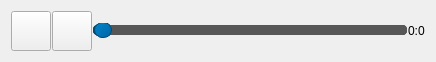
<?xml version="1.0" encoding="UTF-8"?>
<ui version="4.0">
 <class>Form</class>
 <widget class="QWidget" name="Form">
  <property name="geometry">
   <rect>
    <x>0</x>
    <y>0</y>
    <width>436</width>
    <height>58</height>
   </rect>
  </property>
  <property name="windowTitle">
   <string>Form</string>
  </property>
  <property name="styleSheet">
   <string notr="true"/>
  </property>
  <layout class="QHBoxLayout" name="horizontalLayout">
   <property name="spacing">
    <number>1</number>
   </property>
   <item>
    <widget class="QPushButton" name="delete_button">
     <property name="sizePolicy">
      <sizepolicy hsizetype="Fixed" vsizetype="Fixed">
       <horstretch>0</horstretch>
       <verstretch>0</verstretch>
      </sizepolicy>
     </property>
     <property name="minimumSize">
      <size>
       <width>40</width>
       <height>40</height>
      </size>
     </property>
     <property name="maximumSize">
      <size>
       <width>40</width>
       <height>40</height>
      </size>
     </property>
     <property name="styleSheet">
      <string notr="true">font: 63 8pt &quot;JetBrains Mono SemiBold&quot;;</string>
     </property>
     <property name="text">
      <string/>
     </property>
     <property name="icon">
      <iconset>
       <normaloff>data/bin.png</normaloff>data/bin.png</iconset>
     </property>
     <property name="iconSize">
      <size>
       <width>30</width>
       <height>30</height>
      </size>
     </property>
    </widget>
   </item>
   <item>
    <widget class="QPushButton" name="pushButton">
     <property name="sizePolicy">
      <sizepolicy hsizetype="Fixed" vsizetype="Fixed">
       <horstretch>0</horstretch>
       <verstretch>0</verstretch>
      </sizepolicy>
     </property>
     <property name="minimumSize">
      <size>
       <width>40</width>
       <height>40</height>
      </size>
     </property>
     <property name="maximumSize">
      <size>
       <width>40</width>
       <height>40</height>
      </size>
     </property>
     <property name="styleSheet">
      <string notr="true">font: 63 8pt &quot;JetBrains Mono SemiBold&quot;;</string>
     </property>
     <property name="text">
      <string/>
     </property>
     <property name="icon">
      <iconset>
       <normaloff>data/play.png</normaloff>data/play.png</iconset>
     </property>
     <property name="iconSize">
      <size>
       <width>30</width>
       <height>30</height>
      </size>
     </property>
    </widget>
   </item>
   <item>
    <widget class="QSlider" name="horizontalSlider">
     <property name="sizePolicy">
      <sizepolicy hsizetype="Preferred" vsizetype="Fixed">
       <horstretch>0</horstretch>
       <verstretch>0</verstretch>
      </sizepolicy>
     </property>
     <property name="styleSheet">
      <string notr="true">QSlider::groove:horizontal {
    background: qlineargradient(x1:0, y1:0, x2:1, y2:0, stop:0 #424242, stop:1 #6b6b6b);
    border: 1px solid #333333;
    height: 8px;
    border-radius: 4px;
}

QSlider::handle:horizontal {
    background-color: qlineargradient(x1:0, y1:0, x2:1, y2:1, stop:0 #0085ca, stop:1 #0064a7);
    border: 1px solid #004b73;
    width: 16px;
    height: 16px;
    margin: -4px 0;
    border-radius: 8px;
}

QSlider::add-page:horizontal {
    background: #575757;
    border-radius: 4px;
}

QSlider::sub-page:horizontal {
    background: qlineargradient(x1:0, y1:0, x2:1, y2:0, stop:0 #004b73, stop:1 #003e5c);
    border-radius: 4px;
}
</string>
     </property>
     <property name="orientation">
      <enum>Qt::Horizontal</enum>
     </property>
    </widget>
   </item>
   <item>
    <widget class="QLabel" name="duration_label">
     <property name="sizePolicy">
      <sizepolicy hsizetype="Fixed" vsizetype="Fixed">
       <horstretch>0</horstretch>
       <verstretch>0</verstretch>
      </sizepolicy>
     </property>
     <property name="styleSheet">
      <string notr="true">font: 63 8pt &quot;JetBrains Mono SemiBold&quot;;</string>
     </property>
     <property name="text">
      <string>0:0</string>
     </property>
    </widget>
   </item>
  </layout>
 </widget>
 <resources/>
 <connections/>
</ui>
